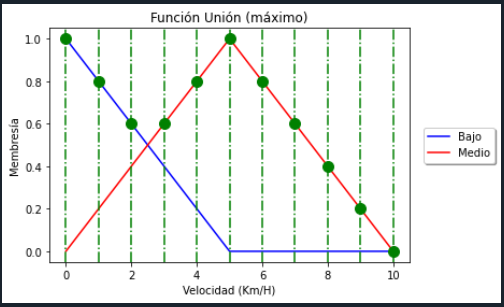

Python code for this plot:
import numpy as np
import skfuzzy as sk
import matplotlib.pyplot as plt

x = np.arange(0, 11, 1)

bajo = sk.trimf(x, [0, 0, 5])
medio = sk.trimf(x, [0, 5, 10])


plt.figure()
plt.plot(x, bajo, 'b', linewidth=1.5, label='Bajo')
plt.plot(x, medio, 'r', linewidth=1.5, label='Medio')
plt.title('Función Unión (máximo)')
plt.ylabel('Membresía')
plt.xlabel('Velocidad (Km/H)')
plt.legend(loc='center right', bbox_to_anchor=(1.25, 0.5), ncol=1, fancybox=True, shadow=True)

plt.axvline(x=0, ymin=0, ymax=10, color='g', linestyle='-.')
plt.axvline(x=1, ymin=0, ymax=10, color='g', linestyle='-.')
plt.axvline(x=2, ymin=0, ymax=10, color='g', linestyle='-.')
plt.axvline(x=3, ymin=0, ymax=10, color='g', linestyle='-.')
plt.axvline(x=4, ymin=0, ymax=10, color='g', linestyle='-.')
plt.axvline(x=5, ymin=0, ymax=10, color='g', linestyle='-.')
plt.axvline(x=6, ymin=0, ymax=10, color='g', linestyle='-.')
plt.axvline(x=7, ymin=0, ymax=10, color='g', linestyle='-.')
plt.axvline(x=8, ymin=0, ymax=10, color='g', linestyle='-.')
plt.axvline(x=9, ymin=0, ymax=10, color='g', linestyle='-.')
plt.axvline(x=10, ymin=0, ymax=10, color='g', linestyle='-.')

plt.plot(0, 1, marker='o', markersize=10, color='g')
plt.plot(1, 0.8, marker='o', markersize=10, color='g')
plt.plot(2, 0.6, marker='o', markersize=10, color='g')
plt.plot(3, 0.6, marker='o', markersize=10, color='g')
plt.plot(4, 0.8, marker='o', markersize=10, color='g')
plt.plot(5, 1, marker='o', markersize=10, color='g')
plt.plot(6, 0.8, marker='o', markersize=10, color='g')
plt.plot(7, 0.6, marker='o', markersize=10, color='g')
plt.plot(8, 0.4, marker='o', markersize=10, color='g')
plt.plot(9, 0.2, marker='o', markersize=10, color='g')
plt.plot(10, 0, marker='o', markersize=10, color='g')

plt.show()

sk.fuzzy_or(x, bajo, x, medio)
